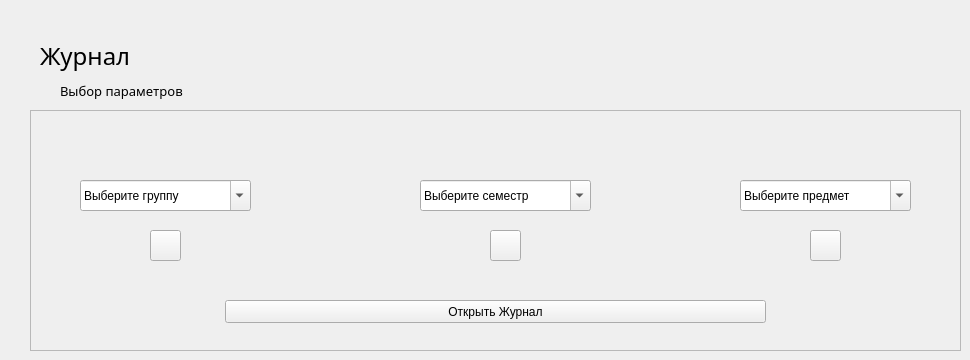
    <widget class="QWidget" name="journal_page">
     <widget class="QFrame" name="journal_choice">
      <property name="geometry">
       <rect>
        <x>30</x>
        <y>110</y>
        <width>931</width>
        <height>241</height>
       </rect>
      </property>
      <property name="frameShape">
       <enum>QFrame::StyledPanel</enum>
      </property>
      <property name="frameShadow">
       <enum>QFrame::Raised</enum>
      </property>
      <widget class="QComboBox" name="group_choice">
       <property name="geometry">
        <rect>
         <x>50</x>
         <y>70</y>
         <width>171</width>
         <height>31</height>
        </rect>
       </property>
       <property name="styleSheet">
        <string notr="true"/>
       </property>
       <property name="editable">
        <bool>true</bool>
       </property>
       <item>
        <property name="text">
         <string>Выберите группу</string>
        </property>
       </item>
       <item>
        <property name="text">
         <string>П1-19</string>
        </property>
       </item>
       <item>
        <property name="text">
         <string>П2-19</string>
        </property>
       </item>
       <item>
        <property name="text">
         <string>П3-19</string>
        </property>
       </item>
      </widget>
      <widget class="QPushButton" name="group_sync">
       <property name="geometry">
        <rect>
         <x>120</x>
         <y>120</y>
         <width>31</width>
         <height>31</height>
        </rect>
       </property>
       <property name="cursor">
        <cursorShape>PointingHandCursor</cursorShape>
       </property>
       <property name="text">
        <string/>
       </property>
      </widget>
      <widget class="QComboBox" name="semester_choice">
       <property name="geometry">
        <rect>
         <x>390</x>
         <y>70</y>
         <width>171</width>
         <height>31</height>
        </rect>
       </property>
       <property name="styleSheet">
        <string notr="true"/>
       </property>
       <property name="editable">
        <bool>true</bool>
       </property>
       <item>
        <property name="text">
         <string>Выберите семестр</string>
        </property>
       </item>
      </widget>
      <widget class="QLabel" name="semester_icon">
       <property name="geometry">
        <rect>
         <x>460</x>
         <y>30</y>
         <width>31</width>
         <height>31</height>
        </rect>
       </property>
       <property name="font">
        <font>
         <family>Montserrat Medium</family>
         <pointsize>10</pointsize>
         <underline>true</underline>
        </font>
       </property>
       <property name="styleSheet">
        <string notr="true"/>
       </property>
       <property name="text">
        <string/>
       </property>
       <property name="pixmap">
        <pixmap>../icons/journal_semester.png</pixmap>
       </property>
       <property name="scaledContents">
        <bool>true</bool>
       </property>
       <property name="alignment">
        <set>Qt::AlignCenter</set>
       </property>
      </widget>
      <widget class="QComboBox" name="subject_choice">
       <property name="geometry">
        <rect>
         <x>710</x>
         <y>70</y>
         <width>171</width>
         <height>31</height>
        </rect>
       </property>
       <property name="styleSheet">
        <string notr="true"/>
       </property>
       <property name="editable">
        <bool>true</bool>
       </property>
       <item>
        <property name="text">
         <string>Выберите предмет</string>
        </property>
       </item>
       <item>
        <property name="text">
         <string>П2-19</string>
        </property>
       </item>
      </widget>
      <widget class="QPushButton" name="subject_sync">
       <property name="geometry">
        <rect>
         <x>780</x>
         <y>120</y>
         <width>31</width>
         <height>31</height>
        </rect>
       </property>
       <property name="cursor">
        <cursorShape>PointingHandCursor</cursorShape>
       </property>
       <property name="text">
        <string/>
       </property>
      </widget>
      <widget class="QPushButton" name="journal_open">
       <property name="geometry">
        <rect>
         <x>195</x>
         <y>190</y>
         <width>541</width>
         <height>23</height>
        </rect>
       </property>
       <property name="text">
        <string>Открыть Журнал</string>
       </property>
      </widget>
      <widget class="QLabel" name="subject_icon">
       <property name="geometry">
        <rect>
         <x>780</x>
         <y>30</y>
         <width>31</width>
         <height>31</height>
        </rect>
       </property>
       <property name="font">
        <font>
         <family>Montserrat Medium</family>
         <pointsize>10</pointsize>
         <underline>true</underline>
        </font>
       </property>
       <property name="styleSheet">
        <string notr="true"/>
       </property>
       <property name="text">
        <string/>
       </property>
       <property name="pixmap">
        <pixmap>../icons/journal_subject.png</pixmap>
       </property>
       <property name="scaledContents">
        <bool>true</bool>
       </property>
       <property name="alignment">
        <set>Qt::AlignCenter</set>
       </property>
      </widget>
      <widget class="QLabel" name="group_sync_icon">
       <property name="geometry">
        <rect>
         <x>120</x>
         <y>120</y>
         <width>31</width>
         <height>31</height>
        </rect>
       </property>
       <property name="text">
        <string/>
       </property>
       <property name="pixmap">
        <pixmap>../icons/synchronization.png</pixmap>
       </property>
       <property name="scaledContents">
        <bool>true</bool>
       </property>
      </widget>
      <widget class="QLabel" name="semester_sync_icon">
       <property name="geometry">
        <rect>
         <x>460</x>
         <y>120</y>
         <width>31</width>
         <height>31</height>
        </rect>
       </property>
       <property name="text">
        <string/>
       </property>
       <property name="pixmap">
        <pixmap>../icons/synchronization.png</pixmap>
       </property>
       <property name="scaledContents">
        <bool>true</bool>
       </property>
      </widget>
      <widget class="QLabel" name="subject_sync_icon">
       <property name="geometry">
        <rect>
         <x>780</x>
         <y>120</y>
         <width>31</width>
         <height>31</height>
        </rect>
       </property>
       <property name="text">
        <string/>
       </property>
       <property name="pixmap">
        <pixmap>../icons/synchronization.png</pixmap>
       </property>
       <property name="scaledContents">
        <bool>true</bool>
       </property>
      </widget>
      <widget class="QLabel" name="group_icon">
       <property name="geometry">
        <rect>
         <x>120</x>
         <y>30</y>
         <width>31</width>
         <height>31</height>
        </rect>
       </property>
       <property name="font">
        <font>
         <family>Montserrat Medium</family>
         <pointsize>10</pointsize>
         <underline>true</underline>
        </font>
       </property>
       <property name="styleSheet">
        <string notr="true"/>
       </property>
       <property name="text">
        <string/>
       </property>
       <property name="pixmap">
        <pixmap>../icons/journal_group.png</pixmap>
       </property>
       <property name="scaledContents">
        <bool>true</bool>
       </property>
       <property name="alignment">
        <set>Qt::AlignCenter</set>
       </property>
      </widget>
      <widget class="QPushButton" name="semester_sync">
       <property name="geometry">
        <rect>
         <x>460</x>
         <y>120</y>
         <width>31</width>
         <height>31</height>
        </rect>
       </property>
       <property name="cursor">
        <cursorShape>PointingHandCursor</cursorShape>
       </property>
       <property name="text">
        <string/>
       </property>
      </widget>
      <zorder>group_sync_icon</zorder>
      <zorder>subject_sync_icon</zorder>
      <zorder>semester_sync_icon</zorder>
      <zorder>group_choice</zorder>
      <zorder>group_sync</zorder>
      <zorder>semester_choice</zorder>
      <zorder>semester_icon</zorder>
      <zorder>subject_choice</zorder>
      <zorder>subject_sync</zorder>
      <zorder>journal_open</zorder>
      <zorder>subject_icon</zorder>
      <zorder>group_icon</zorder>
      <zorder>semester_sync</zorder>
     </widget>
     <widget class="QLabel" name="journal_subtitle">
      <property name="geometry">
       <rect>
        <x>60</x>
        <y>80</y>
        <width>191</width>
        <height>21</height>
       </rect>
      </property>
      <property name="font">
       <font>
        <family>Bahnschrift Light</family>
        <pointsize>10</pointsize>
       </font>
      </property>
      <property name="text">
       <string>Выбор параметров</string>
      </property>
     </widget>
     <widget class="QLabel" name="journal_title">
      <property name="geometry">
       <rect>
        <x>40</x>
        <y>30</y>
        <width>281</width>
        <height>51</height>
       </rect>
      </property>
      <property name="font">
       <font>
        <family>Bahnschrift Light</family>
        <pointsize>18</pointsize>
       </font>
      </property>
      <property name="text">
       <string>Журнал</string>
      </property>
     </widget>
    </widget>
